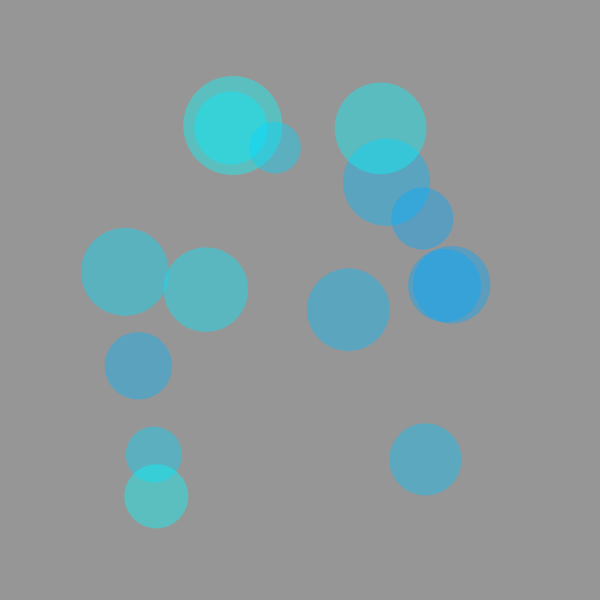
Frame 1 (no input)
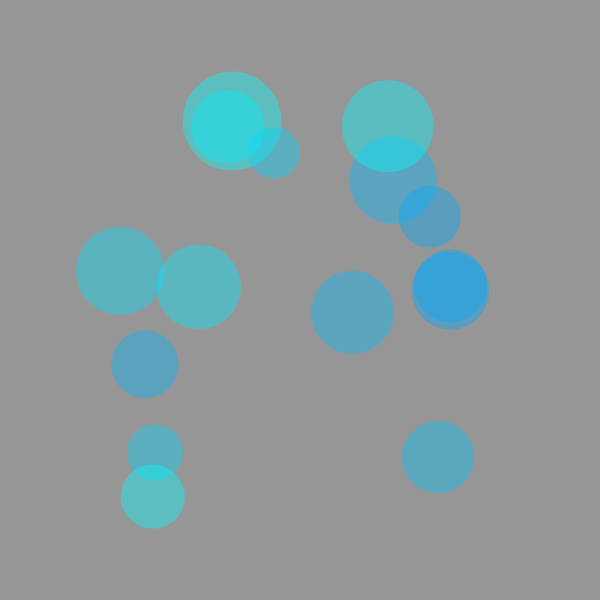
Frame 60 (no input)
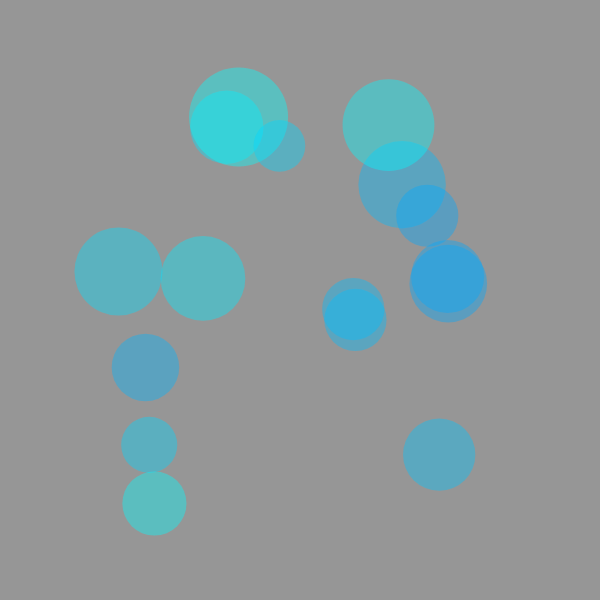
Frame 120 (the mouse pressed at the canvas centre since frame 60)

The p5.js sketch that drew these frames (run headless with seeded random() and noise() and a simulated clock; from frame 60 on, the mouse is pressed at the canvas centre):

// p5.js sketch
// ── sketch.js
let cells = [];

function setup() {
  createCanvas(600, 600);
  for (let i = 0; i < 15; i++) {
    cells.push(new Cell());
  }
}

function draw() {
  background(150);
  for (let i = 0; i < cells.length; i++) {
    cells[i].move();
    cells[i].show();
  }
}

function mousePressed() {
  for (let i = cells.length - 1; i >= 0; i--) {
    if (cells[i].clicked(mouseX, mouseY)) {
      cells.push(cells[i].mitosis());
      cells.push(cells[i].mitosis());
      cells.splice(i, 1);
    }
  }
}

// ── cell.js
function Cell(pos, r, col) {

  if (pos) {
    this.pos = pos.copy();
  } else {
    this.pos = createVector(random(100,width-100), random(100,height-100));
  }
  
  this.r = r || random(50,100);
  this.col = col || color(0, random(150, 255), 255, 100);

  this.show = function() {
    noStroke();
    fill(this.col);
    ellipse(this.pos.x, this.pos.y, this.r, this.r);
  }

  this.move = function() {
    let velocity = p5.Vector.random2D()
    this.pos.add(velocity);
  }

  this.clicked = function(x, y) {
    let d = dist(this.pos.x, this.pos.y, x, y);
    if (d < this.r) {
      return true;
    } else {
      return false;
    }
  }

  this.mitosis = function() {
    this.pos.x += random(-this.r*0.1, this.r*0.1);
    this.pos.y += random(-this.r*0.1, this.r*0.1);
    let cell = new Cell(this.pos, this.r * 0.75, this.col);
    return cell;
  }
}
